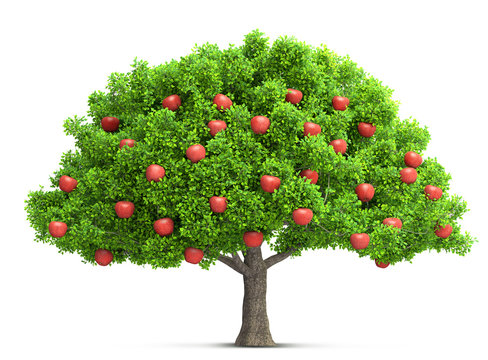
#> input picture week_2/sample.jpg, 488 x 360 px
$ python 3D_Advanced.py
#> lines starting #> are read from the running program, lines starting #| are printed output that depends on the picture
#### 심화 코드: Depth Map을 기반으로 3D 포인트 클라우드 생성
import cv2
import numpy as np
import os

# 이미지 로드
script_dir = os.path.dirname(os.path.abspath(__file__))
image_path = os.path.join(script_dir, "sample.jpg")
image = cv2.imread(image_path)
#> image is the input picture: shape (360, 488, 3); mean B, G, R 160, 199.8, 186.1

# 그레이스케일 변환
gray = cv2.cvtColor(image, cv2.COLOR_BGR2GRAY)
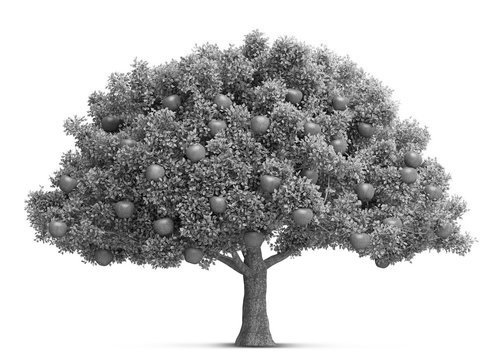
#> gray: shape (360, 488); min 1, max 255, mean 191.2

# Depth Map 생성
depth_map = cv2.applyColorMap(gray, cv2.COLORMAP_JET)
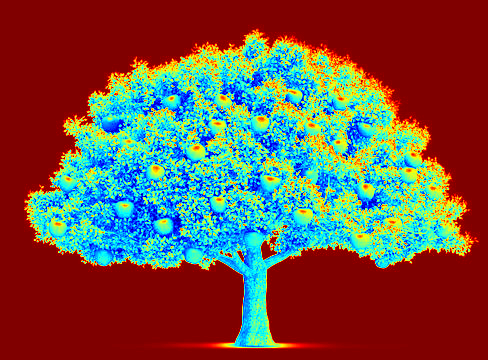
#> depth_map: shape (360, 488, 3); mean B, G, R 72.9, 84.6, 111.7

# 3D 포인트 클라우드 변환
h, w = depth_map.shape[:2]
#> h = 360; w = 488
X, Y = np.meshgrid(np.arange(w), np.arange(h))
Z = gray.astype(np.float32) # Depth 값을 Z 축으로 사용

# 3D 좌표 생성
points_3d = np.dstack((X, Y, Z))
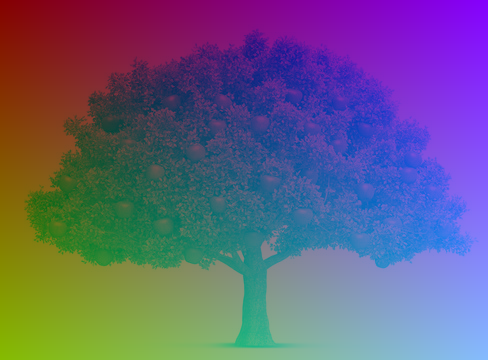
#> points_3d: shape (360, 488, 3) float64; mean of channels 0, 1, 2 243.5, 179.5, 191.2; drawn with min black and max white

# 결과 출력
cv2.imshow('Depth Map', depth_map)
cv2.waitKey(0)
cv2.destroyAllWindows()
